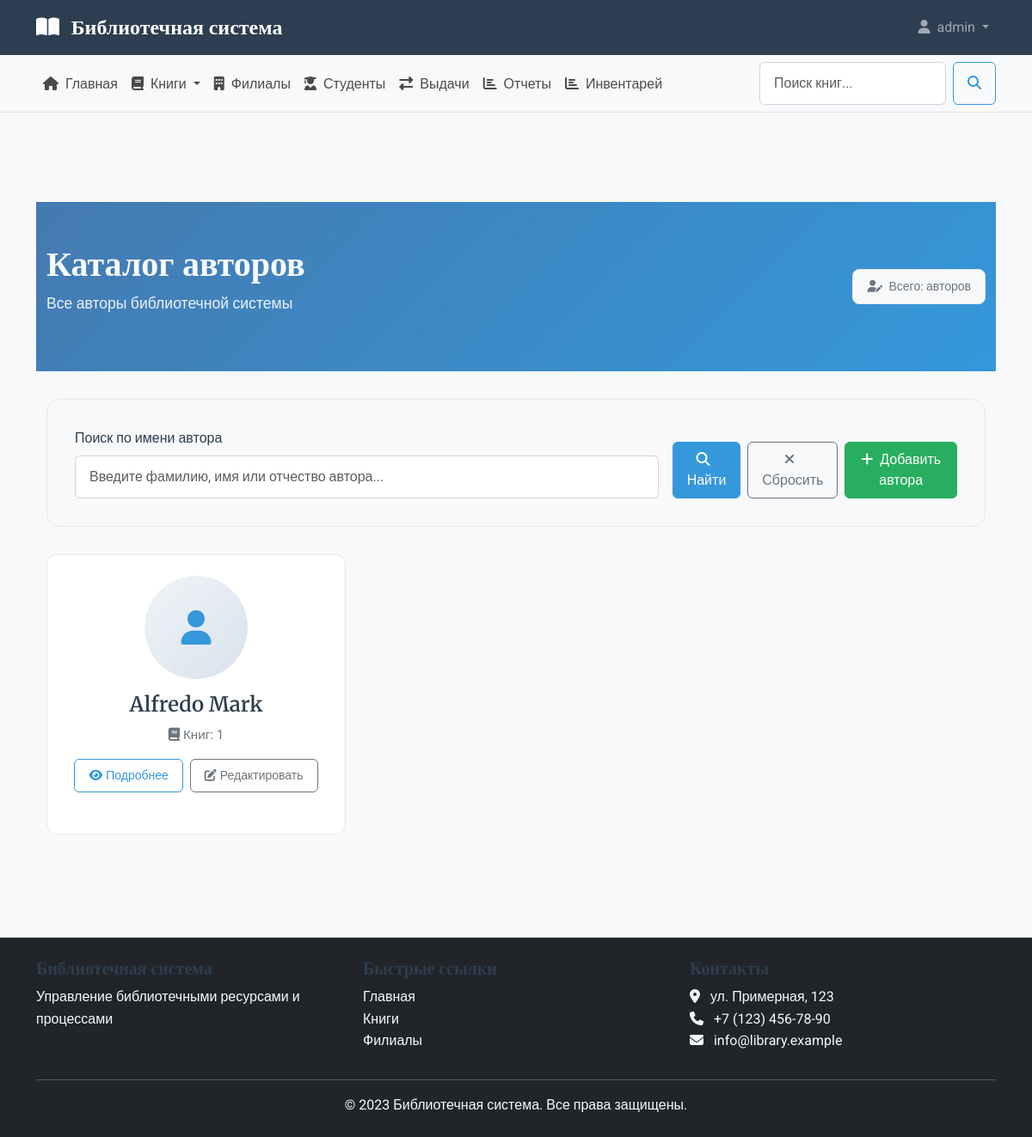
Page /authors/ (signed in) on the committed database.
### library_app/models.py (models this page shows, shortened)
class Author(models.Model):
    last_name = models.CharField(_('фамилия'), max_length=100)
    first_name = models.CharField(_('имя'), max_length=100)
    middle_name = models.CharField(_('отчество'), max_length=100, blank=True, null=True)
    nickname = models.CharField(_('Nickname'), max_length=100, blank=True, null=True)
    class Meta:
        verbose_name = _('автор')
        verbose_name_plural = _('авторы')
        ordering = ['last_name', 'first_name']
        unique_together = ['last_name', 'first_name', 'middle_name']

### library_app/views.py (the view)
# urls.py: path('authors/', AuthorListView.as_view(), name='author_list'),
class AuthorListView(LoginRequiredMixin, ListView):
    model = Author
    template_name = 'library_app/authors/author_list.html'
    context_object_name = 'authors'
    paginate_by = 20
    ordering = ['last_name', 'first_name']
    def get_queryset(self):
        queryset = super().get_queryset()
        search_query = self.request.GET.get('search', '')
        if search_query:
            queryset = queryset.filter(
                Q(last_name__icontains=search_query) |
                Q(first_name__icontains=search_query) |
                Q(middle_name__icontains=search_query)
            )
        return queryset
    def get_context_data(self, **kwargs):
        context = super().get_context_data(**kwargs)
        context['title'] = 'Список авторов'
        context['search_query'] = self.request.GET.get('search', '')
        return context

### library_app/templates/library_app/authors/author_list.html (shortened to what this page needs)
{% extends 'library_app/base.html' %}
{% load static %}
{% block content %}
<section class="authors-header">
    <div class="container">
        <div class="row align-items-center">
            <div class="col-md-8">
                <h1 class="authors-title text-light">Каталог авторов</h1>
                <p class="authors-subtitle">Все авторы библиотечной системы</p>
            </div>
            <div class="col-md-4 text-md-end">
                <div class="stats-badge d-inline-block">
                    <i class="fas fa-user-edit me-1"></i> Всего: {{ authors.paginator.count }} авторов
                </div>
            </div>
        </div>
    </div>
</section>
<div class="container">
    <div class="search-section">
        <form method="get" class="row g-3">
            <div class="col-md-8">
                <label for="search" class="form-label">Поиск по имени автора</label>
                <input type="text" class="form-control" id="search" name="search"
                       value="{{ search_query }}" placeholder="Введите фамилию, имя или отчество автора...">
            </div>
            <div class="col-md-4 d-flex align-items-end">
                <div class="d-flex gap-2 w-100">
                    <button type="submit" class="btn btn-primary">
                        <i class="fas fa-search me-2"></i>Найти
                    </button>
                    <a href="{% url 'author_list' %}" class="btn btn-outline-secondary">
                        <i class="fas fa-times me-2"></i>Сбросить
                    </a>
                    {% if user.is_staff %}
                    <a href="{% url 'author_add' %}" class="btn btn-success ms-auto">
                        <i class="fas fa-plus me-2"></i>Добавить автора
                    </a>
                    {% endif %}
                </div>
            </div>
        </form>
    </div>
    <div class="row">
        {% for author in authors %}
        <div class="col-lg-4 col-md-6 mb-4">
            <div class="author-card">
                <div class="author-avatar">
                    <i class="fas fa-user"></i>
                </div>
                <h3 class="author-name">{{ author.last_name }} {{ author.first_name }}</h3>
                <div class="author-books-count">
                    <i class="fas fa-book me-1"></i>Книг: {{ author.books.count }}
                </div>
                <div class="author-actions">
                    <a href="{% url 'author_detail' author.pk %}" class="btn btn-outline-primary btn-sm">
                        <i class="fas fa-eye me-1"></i>Подробнее
                    </a>
                    {% if user.is_staff %}
                    <a href="{% url 'author_edit' author.pk %}" class="btn btn-outline-secondary btn-sm">
                        <i class="fas fa-edit me-1"></i>Редактировать
                    </a>
                    {% endif %}
                </div>
            </div>
        </div>
        {% endfor %}
    </div>
</div>
{% endblock %}

### library_app/templates/library_app/includes/header.html (shortened to what this page needs)
<header class="main-header">
    <nav class="navbar navbar-expand-lg navbar-dark bg-primary">
        <div class="container">
            <a class="navbar-brand" href="{% url 'home' %}">
                <i class="fas fa-book-open me-2"></i>
                Библиотечная система
            </a>
            <div class="collapse navbar-collapse" id="mainNavbar">
                <ul class="navbar-nav ms-auto">
                    {% if user.is_authenticated %}
                    <li class="nav-item dropdown">
                        <a class="nav-link dropdown-toggle" href="#" id="userDropdown" role="button" data-bs-toggle="dropdown">
                            <i class="fas fa-user me-1"></i> {{ user.username }}
                        </a>
                    </li>
                    {% endif %}
                </ul>
            </div>
        </div>
    </nav>
</header>

### library_app/static/library_app/css/style.css (style rules this page uses)
:root { --primary-color: #2c3e50; --secondary-color: #3498db; --accent-color: #e74c3c; --light-color: #ecf0f1; --dark-color: #2c3e50; --success-color: #27ae60; --warning-color: #f39c12; --danger-color: #e74c3c; --info-color: #3498db; }
body { font-family: 'Roboto', sans-serif; background-color: #f8f9fa; color: #333; line-height: 1.6; }
h1, h2, h3, h4, h5, h6 { font-family: 'Merriweather', serif; font-weight: 700; color: var(--primary-color); }
.main-header .navbar-brand { font-family: 'Merriweather', serif; font-weight: 700; font-size: 1.5rem; }
.btn { border-radius: 0.375rem; font-weight: 500; padding: 0.5rem 1rem; transition: all 0.3s; }
.btn-primary { background-color: var(--secondary-color); border-color: var(--secondary-color); }
.btn-success { background-color: var(--success-color); border-color: var(--success-color); }
.btn-outline-primary { color: var(--secondary-color); border-color: var(--secondary-color); }
.form-control { border-radius: 0.375rem; padding: 0.75rem 1rem; border: 1px solid #ced4da; transition: border-color 0.15s ease-in-out, box-shadow 0.15s ease-in-out; }
.form-label { font-weight: 500; margin-bottom: 0.5rem; color: var(--dark-color); }
.bg-primary { background-color: var(--primary-color) !important; }

### library_app/templates/library_app/authors/author_list.html (style rules this page uses)
.authors-header { background: linear-gradient(135deg, #447ab0 0%, #3498db 100%); padding: 3rem 0; color: white; margin-bottom: 2rem; }
.authors-title { font-size: 2.5rem; font-weight: 700; margin-bottom: 0.5rem; }
.authors-subtitle { font-size: 1.1rem; opacity: 0.9; }
.search-section { background: #f8f9fa; padding: 2rem; border-radius: 1rem; margin-bottom: 2rem; border: 1px solid #e5e7eb; }
.author-card { background: white; border-radius: 0.75rem; padding: 1.5rem; border: 1px solid #e5e7eb; margin-bottom: 1.5rem; transition: all 0.3s ease; height: 100%; }
.author-avatar { height: 120px; width: 120px; background: linear-gradient(135deg, #f0f4f8 0%, #d9e2ec 100%); border-radius: 50%; display: flex; align-items: center; justify-content: center; margin: 0 auto 1rem; color: var(--secondary-color); font-size: 2.5rem; }
.author-name { font-size: 1.5rem; font-weight: 600; color: var(--primary-color); margin-bottom: 0.5rem; text-align: center; }
.author-books-count { color: #6c757d; font-size: 0.95rem; margin-bottom: 1rem; text-align: center; }
.author-actions { display: flex; gap: 0.5rem; justify-content: center; }
.stats-badge { background: #f8f9fa; border-radius: 0.5rem; padding: 0.5rem 1rem; font-size: 0.875rem; color: #6c757d; border: 1px solid #e5e7eb; }

### rows in the picture
Author: last_name "Alfredo", first_name "Mark", books.count "1"

### other values in the picture
{{ user.username }} "admin"
